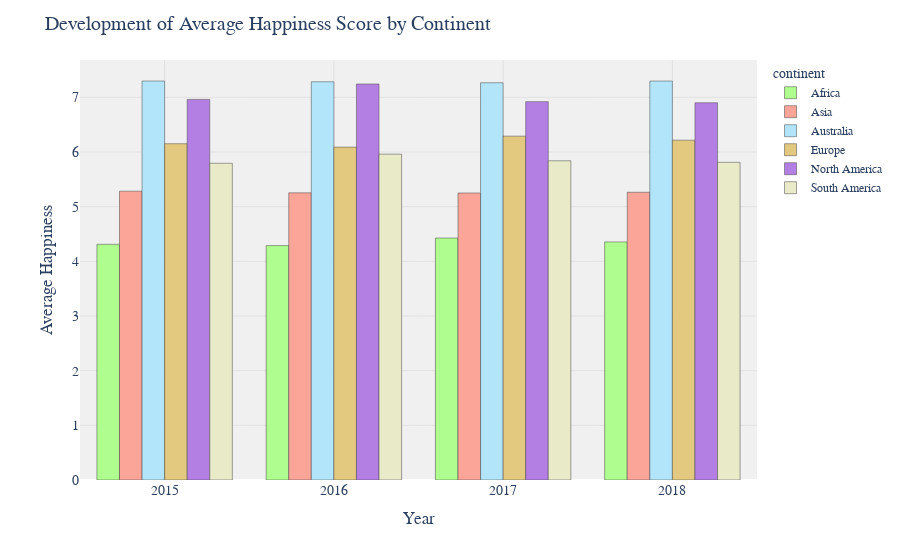
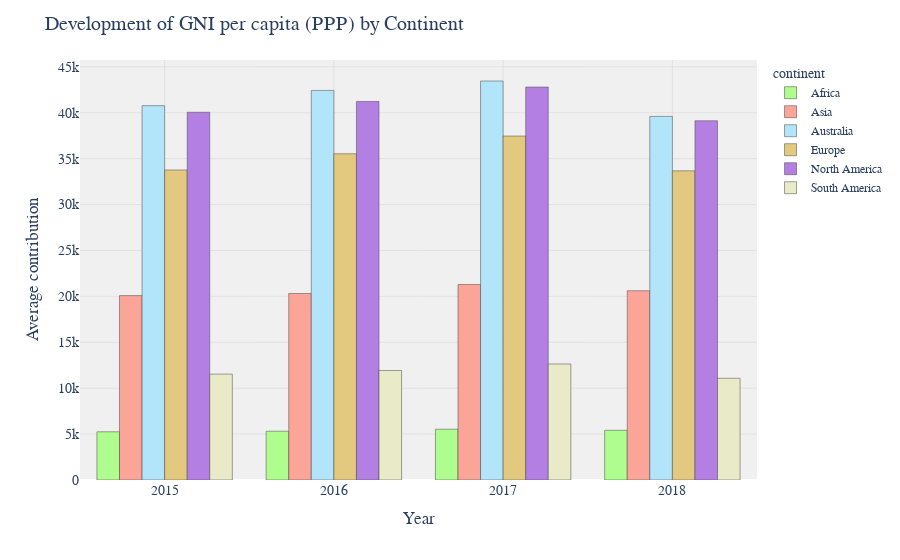

Write notebook code for charts like these, in order.
### Markdown cell above
### Does a good education give government trust?

This 3d Scatter Plot is multivariate and shows on the x-axis the 'Education Index', on the y-axis the 'Government Trust' and on the z-axis the 'CPI Score'. CPI stands for 'Corruption Perception Index', the lower the CPI index, the more the people believe there is corruption in their country. The size of the plot-points shows the GDP per capita. 

The 3D scatter plot reveals interesting insights about the correlation between the Corruption Perception Index (CPI) score and other variables across countries. A positive correlation between the CPI score and variables such as Education Index and Government trust suggests that countries with higher levels of corruption tend to exhibit lower values in education, government trust, and economic prosperity. Conversely, a negative correlation indicates that countries with lower corruption levels tend to have higher education indices and greater levels of government trust. This visualization highlights the importance of addressing corruption to foster positive development in education and trust within countries. 

The Education Index plays a significant role in shaping the relationships between various variables across countries and continents. A positive correlation between the Education Index and variables such as Government trust, GDP per capita, and possibly the Corruption Perception Index suggests that countries with higher education indices tend to exhibit greater levels of government trust and economic prosperity while combating corruption. Furthermore, the Education Index may influence the disparities observed between countries and continents. Nations with higher education indices are more likely to invest in quality education, leading to better governance, higher economic output, and potentially lower corruption levels. Thus, enhancing education systems becomes vital for promoting positive development and reducing inequality among countries and continents.

Overall it gives the visualisation that countries with a higher inducation index tend to have more goverment trust and a higher CPI score. This is probaply because people that live in a country that is able to give a good education tend to trust the goverment more than people that don't recieved good education.

### Code cell
continent_colors = {
    'Africa': '#AEFD8E',
    'Asia': '#FAA598',
    'Europe': '#E3C97F',
    'North America': '#B47FE3',
    'Australia': '#B2E4FA',
    'South America': '#E8EAC8'
}

avg_happiness = data.groupby(['continent', 'Year'])['happiness_score'].mean().reset_index()

# Create a grouped histogram using Plotly
fig = px.histogram(avg_happiness, x='Year', y='happiness_score', color='continent', barmode='group',
                   color_discrete_map=continent_colors)


fig.update_layout(
    title='Development of Average Happiness Score by Continent',
    xaxis_title='Year',
    yaxis_title='Average Happiness',
    font=dict(family='Arial', size=14),
    legend=dict(font=dict(family='Arial', size=12)),
    plot_bgcolor='rgb(240, 240, 240)',
    bargap=0.2
)


fig.update_xaxes(showgrid=True, gridwidth=0.5, gridcolor='lightgray')
fig.update_yaxes(showgrid=True, gridwidth=0.5, gridcolor='lightgray')


fig.update_traces(marker=dict(line=dict(width=0.5)))


fig.show()

avg_gni = data.groupby(['continent', 'Year'])['GNI_per_capita_PPP'].mean().reset_index()

# Create a grouped histogram using Plotly
fig = px.histogram(avg_gni, x='Year', y='GNI_per_capita_PPP', color='continent', barmode='group',
                   color_discrete_map=continent_colors)


fig.update_layout(
    title='Development of GNI per capita (PPP) by Continent',
    xaxis_title='Year',
    yaxis_title='Average contribution',
    font=dict(family='Arial', size=14),
    legend=dict(font=dict(family='Arial', size=12)),
    plot_bgcolor='rgb(240, 240, 240)',
    bargap=0.2
)


fig.update_xaxes(showgrid=True, gridwidth=0.5, gridcolor='lightgray')
fig.update_yaxes(showgrid=True, gridwidth=0.5, gridcolor='lightgray')


fig.update_traces(marker=dict(line=dict(width=0.5)))

fig.show()

### Figure 1 — Plotly figure (JSON) as saved in the notebook; plotly's stock layout.template omitted (floating-point values rounded to 4 significant figures)
{"data": [{"alignmentgroup": "True", "bingroup": "x", "histfunc": "sum", "hovertemplate": "continent=Africa<br>Year=%{x}<br>sum of happiness_score=%{y}<extra></extra>", "legendgroup": "Africa", "marker": {"color": "#AEFD8E", "line": {"width": 0.5}, "pattern": {"shape": ""}}, "name": "Africa", "offsetgroup": "Africa", "orientation": "v", "showlegend": true, "type": "histogram", "x": [2015, 2016, 2017, 2018], "xaxis": "x", "y": [4.312, 4.288, 4.427, 4.355], "yaxis": "y"}, {"alignmentgroup": "True", "bingroup": "x", "histfunc": "sum", "hovertemplate": "continent=Asia<br>Year=%{x}<br>sum of happiness_score=%{y}<extra></extra>", "legendgroup": "Asia", "marker": {"color": "#FAA598", "line": {"width": 0.5}, "pattern": {"shape": ""}}, "name": "Asia", "offsetgroup": "Asia", "orientation": "v", "showlegend": true, "type": "histogram", "x": [2015, 2016, 2017, 2018], "xaxis": "x", "y": [5.284, 5.253, 5.25, 5.264], "yaxis": "y"}, {"alignmentgroup": "True", "bingroup": "x", "histfunc": "sum", "hovertemplate": "continent=Australia<br>Year=%{x}<br>sum of happiness_score=%{y}<extra></extra>", "legendgroup": "Australia", "marker": {"color": "#B2E4FA", "line": {"width": 0.5}, "pattern": {"shape": ""}}, "name": "Australia", "offsetgroup": "Australia", "orientation": "v", "showlegend": true, "type": "histogram", "x": [2015, 2016, 2017, 2018], "xaxis": "x", "y": [7.299, 7.285, 7.268, 7.298], "yaxis": "y"}, {"alignmentgroup": "True", "bingroup": "x", "histfunc": "sum", "hovertemplate": "continent=Europe<br>Year=%{x}<br>sum of happiness_score=%{y}<extra></extra>", "legendgroup": "Europe", "marker": {"color": "#E3C97F", "line": {"width": 0.5}, "pattern": {"shape": ""}}, "name": "Europe", "offsetgroup": "Europe", "orientation": "v", "showlegend": true, "type": "histogram", "x": [2015, 2016, 2017, 2018], "xaxis": "x", "y": [6.152, 6.09, 6.29, 6.216], "yaxis": "y"}, {"alignmentgroup": "True", "bingroup": "x", "histfunc": "sum", "hovertemplate": "continent=North America<br>Year=%{x}<br>sum of happiness_score=%{y}<extra></extra>", "legendgroup": "North America", "marker": {"color": "#B47FE3", "line": {"width": 0.5}, "pattern": {"shape": ""}}, "name": "North America", "offsetgroup": "North America", "orientation": "v", "showlegend": true, "type": "histogram", "x": [2015, 2016, 2017, 2018], "xaxis": "x", "y": [6.962, 7.244, 6.922, 6.901], "yaxis": "y"}, {"alignmentgroup": "True", "bingroup": "x", "histfunc": "sum", "hovertemplate": "continent=South America<br>Year=%{x}<br>sum of happiness_score=%{y}<extra></extra>", "legendgroup": "South America", "marker": {"color": "#E8EAC8", "line": {"width": 0.5}, "pattern": {"shape": ""}}, "name": "South America", "offsetgroup": "South America", "orientation": "v", "showlegend": true, "type": "histogram", "x": [2015, 2016, 2017, 2018], "xaxis": "x", "y": [5.794, 5.961, 5.839, 5.812], "yaxis": "y"}], "layout": {"bargap": 0.2, "barmode": "group", "font": {"family": "Arial", "size": 14}, "legend": {"font": {"family": "Arial", "size": 12}, "title": {"text": "continent"}, "tracegroupgap": 0}, "margin": {"t": 60}, "plot_bgcolor": "rgb(240, 240, 240)", "title": {"text": "Development of Average Happiness Score by Continent"}, "xaxis": {"anchor": "y", "domain": [0, 1], "gridcolor": "lightgray", "gridwidth": 0.5, "showgrid": true, "title": {"text": "Year"}}, "yaxis": {"anchor": "x", "domain": [0, 1], "gridcolor": "lightgray", "gridwidth": 0.5, "showgrid": true, "title": {"text": "Average Happiness"}}}}

### Figure 2 — Plotly figure (JSON) as saved in the notebook; plotly's stock layout.template omitted (floating-point values rounded to 4 significant figures)
{"data": [{"alignmentgroup": "True", "bingroup": "x", "histfunc": "sum", "hovertemplate": "continent=Africa<br>Year=%{x}<br>sum of GNI_per_capita_PPP=%{y}<extra></extra>", "legendgroup": "Africa", "marker": {"color": "#AEFD8E", "line": {"width": 0.5}, "pattern": {"shape": ""}}, "name": "Africa", "offsetgroup": "Africa", "orientation": "v", "showlegend": true, "type": "histogram", "x": [2015, 2016, 2017, 2018], "xaxis": "x", "y": [5252.0, 5312.0, 5531.0, 5412.0], "yaxis": "y"}, {"alignmentgroup": "True", "bingroup": "x", "histfunc": "sum", "hovertemplate": "continent=Asia<br>Year=%{x}<br>sum of GNI_per_capita_PPP=%{y}<extra></extra>", "legendgroup": "Asia", "marker": {"color": "#FAA598", "line": {"width": 0.5}, "pattern": {"shape": ""}}, "name": "Asia", "offsetgroup": "Asia", "orientation": "v", "showlegend": true, "type": "histogram", "x": [2015, 2016, 2017, 2018], "xaxis": "x", "y": [20080.0, 20320.0, 21290.0, 20620.0], "yaxis": "y"}, {"alignmentgroup": "True", "bingroup": "x", "histfunc": "sum", "hovertemplate": "continent=Australia<br>Year=%{x}<br>sum of GNI_per_capita_PPP=%{y}<extra></extra>", "legendgroup": "Australia", "marker": {"color": "#B2E4FA", "line": {"width": 0.5}, "pattern": {"shape": ""}}, "name": "Australia", "offsetgroup": "Australia", "orientation": "v", "showlegend": true, "type": "histogram", "x": [2015, 2016, 2017, 2018], "xaxis": "x", "y": [40770, 42430, 43455, 39600.0], "yaxis": "y"}, {"alignmentgroup": "True", "bingroup": "x", "histfunc": "sum", "hovertemplate": "continent=Europe<br>Year=%{x}<br>sum of GNI_per_capita_PPP=%{y}<extra></extra>", "legendgroup": "Europe", "marker": {"color": "#E3C97F", "line": {"width": 0.5}, "pattern": {"shape": ""}}, "name": "Europe", "offsetgroup": "Europe", "orientation": "v", "showlegend": true, "type": "histogram", "x": [2015, 2016, 2017, 2018], "xaxis": "x", "y": [33760.0, 35530.0, 37460.0, 33670.0], "yaxis": "y"}, {"alignmentgroup": "True", "bingroup": "x", "histfunc": "sum", "hovertemplate": "continent=North America<br>Year=%{x}<br>sum of GNI_per_capita_PPP=%{y}<extra></extra>", "legendgroup": "North America", "marker": {"color": "#B47FE3", "line": {"width": 0.5}, "pattern": {"shape": ""}}, "name": "North America", "offsetgroup": "North America", "orientation": "v", "showlegend": true, "type": "histogram", "x": [2015, 2016, 2017, 2018], "xaxis": "x", "y": [40050.0, 41230, 42800.0, 39120.0], "yaxis": "y"}, {"alignmentgroup": "True", "bingroup": "x", "histfunc": "sum", "hovertemplate": "continent=South America<br>Year=%{x}<br>sum of GNI_per_capita_PPP=%{y}<extra></extra>", "legendgroup": "South America", "marker": {"color": "#E8EAC8", "line": {"width": 0.5}, "pattern": {"shape": ""}}, "name": "South America", "offsetgroup": "South America", "orientation": "v", "showlegend": true, "type": "histogram", "x": [2015, 2016, 2017, 2018], "xaxis": "x", "y": [11530.0, 11930.0, 12640.0, 11080.0], "yaxis": "y"}], "layout": {"bargap": 0.2, "barmode": "group", "font": {"family": "Arial", "size": 14}, "legend": {"font": {"family": "Arial", "size": 12}, "title": {"text": "continent"}, "tracegroupgap": 0}, "margin": {"t": 60}, "plot_bgcolor": "rgb(240, 240, 240)", "title": {"text": "Development of GNI per capita (PPP) by Continent"}, "xaxis": {"anchor": "y", "domain": [0, 1], "gridcolor": "lightgray", "gridwidth": 0.5, "showgrid": true, "title": {"text": "Year"}}, "yaxis": {"anchor": "x", "domain": [0, 1], "gridcolor": "lightgray", "gridwidth": 0.5, "showgrid": true, "title": {"text": "Average contribution"}}}}
